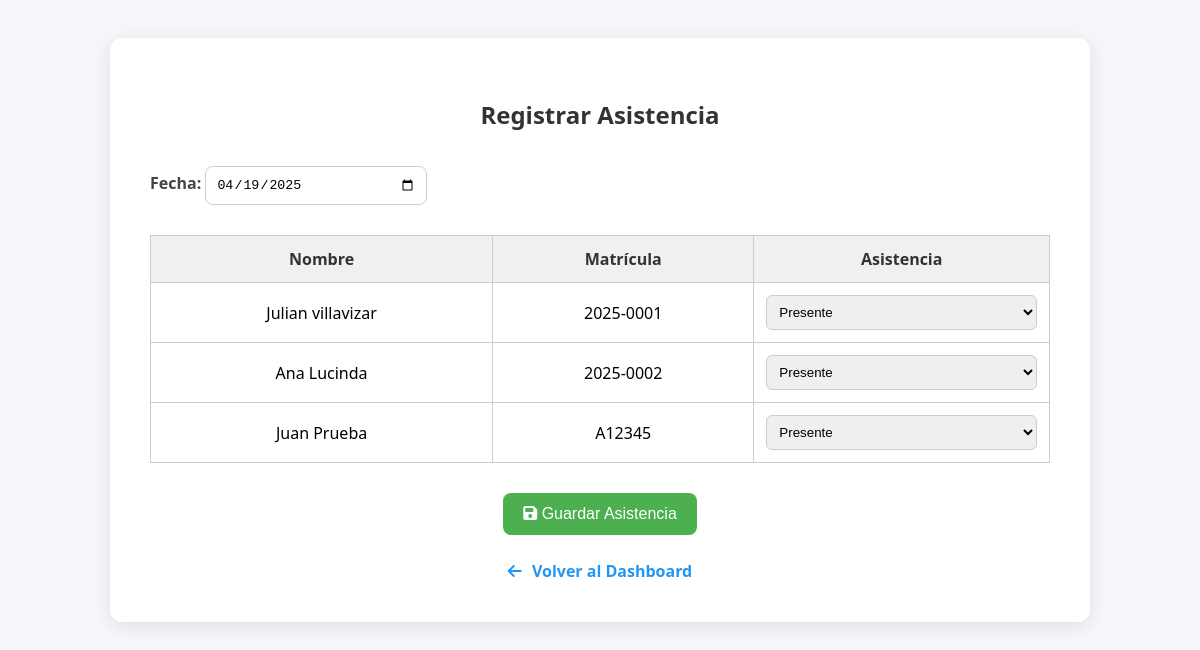
The app's page /views/registrar_asistencia.php (signed in) with its own data.
### tables this page shows
CREATE TABLE `estudiantes` (
  `id_estudiante` int(11) NOT NULL,
  `nombre` varchar(100) DEFAULT NULL,
  `matricula` varchar(50) DEFAULT NULL,
  `correo` varchar(100) DEFAULT NULL
);

### views/registrar_asistencia.php (the view, shortened to what this page needs)
<?php
require_once "../config/conexion.php";
$resultado = $conexion->query("SELECT * FROM estudiantes");
$estudiantes = $resultado->fetch_all(MYSQLI_ASSOC);
?>
<!DOCTYPE html>
<html lang="es">
<head>
    <link rel="stylesheet" href="../css/styles_registrar_asist.css">
    <link rel="stylesheet" href="https://cdnjs.cloudflare.com/ajax/libs/font-awesome/6.5.0/css/all.min.css">
</head>
<body>
    <div class="container">
        <h2>Registrar Asistencia</h2>
        <form method="post">
            <label>Fecha:
                <input type="date" name="fecha" value="<?= date("Y-m-d") ?>" required>
            </label>
            <table>
                <tr>
                    <th>Nombre</th>
                    <th>Matrícula</th>
                    <th>Asistencia</th>
                </tr>
                <?php foreach ($estudiantes as $estudiante): ?>
                    <tr>
                        <td><?= htmlspecialchars($estudiante["nombre"]) ?></td>
                        <td><?= htmlspecialchars($estudiante["matricula"]) ?></td>
                        <td>
                            <select name="asistencia[<?= $estudiante["id_estudiante"] ?>]" required>
                                <option value="Presente">Presente</option>
                            </select>
                        </td>
                    </tr>
                <?php endforeach; ?>
            </table>
            <button type="submit"><i class="fa-solid fa-floppy-disk"></i> Guardar Asistencia</button>
            <a class="back-link" href="dashboard.php"><i class="fa-solid fa-arrow-left"></i> Volver al Dashboard</a>
        </form>
    </div>
</body>
</html>

### css/styles_registrar_asist.css (style rules this page uses)
body { background-color: #f5f7fa; font-family: 'Segoe UI', Tahoma, Geneva, Verdana, sans-serif; padding: 30px; }
.container { max-width: 900px; margin: 0 auto; background-color: #fff; padding: 40px; border-radius: 12px; box-shadow: 0 4px 20px rgba(0,0,0,0.1); }
h2 { text-align: center; color: #333; margin-bottom: 30px; }
form label { font-weight: 600; display: block; margin-bottom: 10px; color: #444; }
input[type="date"] { padding: 10px; border-radius: 8px; border: 1px solid #ccc; margin-top: 5px; margin-bottom: 20px; width: 200px; }
table { width: 100%; border-collapse: collapse; margin-bottom: 30px; }
table th, table td { padding: 12px; border: 1px solid #ccc; text-align: center; }
table th { background-color: #f0f0f0; color: #333; }
select { padding: 8px; border-radius: 6px; border: 1px solid #ccc; width: 100%; }
button[type="submit"] { background-color: #4CAF50; color: white; padding: 12px 20px; border: none; font-size: 16px; border-radius: 8px; cursor: pointer; display: block; margin: 0 auto; }
.back-link { display: block; text-align: center; margin-top: 25px; text-decoration: none; color: #2196F3; font-weight: bold; font-size: 16px; }
.back-link i { margin-right: 6px; }

### records on screen
estudiantes: nombre "Julian villavizar", matricula "2025-0001", id_estudiante "Presente"
estudiantes: nombre "Ana Lucinda", matricula "2025-0002", id_estudiante "Presente"
estudiantes: nombre "Juan Prueba", matricula "A12345", id_estudiante "Presente"
